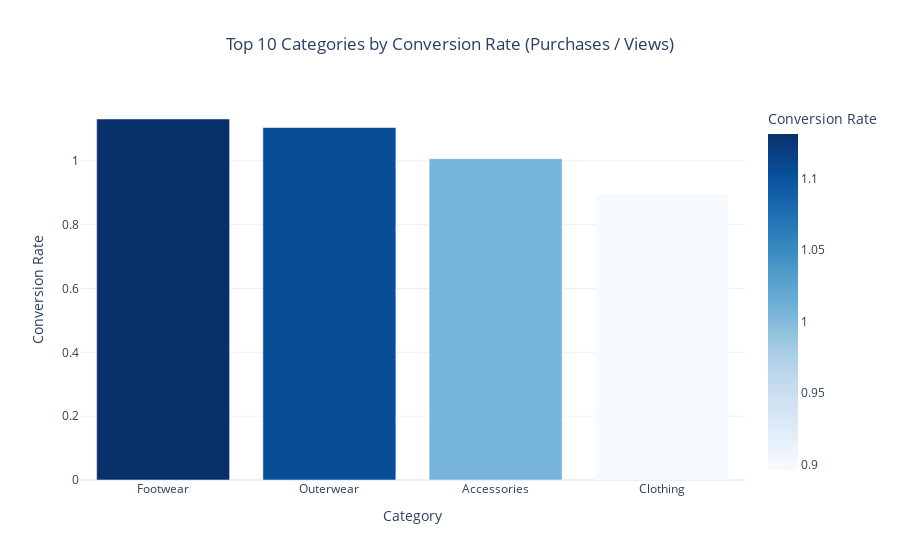
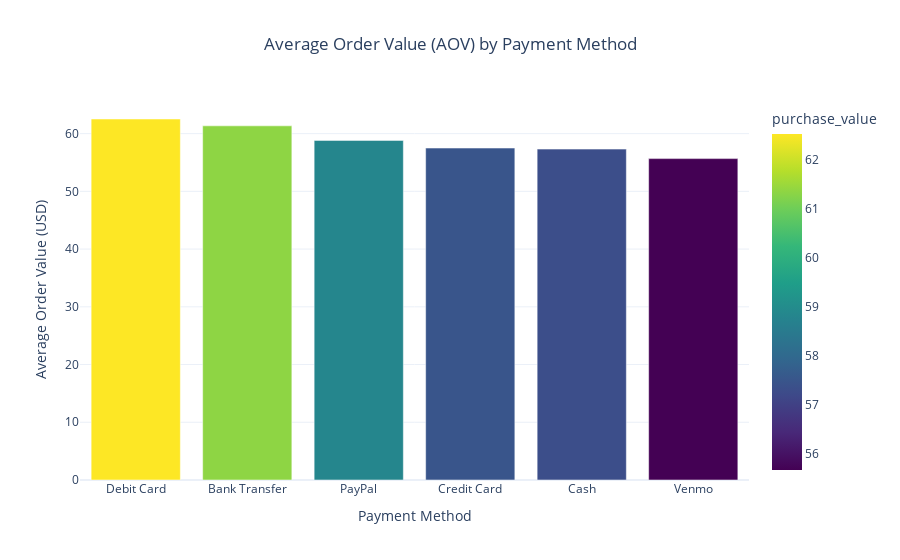

Here is the notebook cell these charts were saved with, in order:
### Markdown cell above
## 📦 Product Insights

### Code cell
# ✅ Normalize column names
merged_df.columns = merged_df.columns.str.strip().str.lower().str.replace(' ', '_')

# ✅ Rename columns based on your dataset
rename_map = {
    'category_x': 'category',
    'purchase_amount_(usd)': 'purchase_value',
}
merged_df.rename(columns=rename_map, inplace=True)

# --- 1️⃣ Category Conversion Rate (Purchases / Views) ---
if 'interaction_type' in merged_df.columns and 'category' in merged_df.columns:
    views = merged_df[merged_df['interaction_type'].str.lower() == 'view'].groupby('category').size()
    purchases = merged_df[merged_df['interaction_type'].str.lower() == 'purchase'].groupby('category').size()
    
    conversion_rate = (purchases / views.replace(0, np.nan)).dropna().reset_index()
    conversion_rate.columns = ['Category', 'Conversion Rate']
    
    fig = px.bar(
        conversion_rate.sort_values('Conversion Rate', ascending=False).head(10),
        x='Category',
        y='Conversion Rate',
        title='Top 10 Categories by Conversion Rate (Purchases / Views)',
        color='Conversion Rate',
        color_continuous_scale='Blues'
    )
    fig.update_layout(title_x=0.5, template='plotly_white')
    fig.show()
else:
    print("⚠️ Missing columns 'interaction_type' or 'category' for conversion rate analysis.")


# --- 2️⃣ Average Order Value (AOV) by Payment Method ---
if 'payment_method' in merged_df.columns and 'purchase_value' in merged_df.columns:
    aov = (
        merged_df[merged_df['interaction_type'].str.lower() == 'purchase']
        .groupby('payment_method')['purchase_value']
        .mean()
        .reset_index()
        .sort_values('purchase_value', ascending=False)
    )
    
    fig = px.bar(
        aov,
        x='payment_method',
        y='purchase_value',
        color='purchase_value',
        title='Average Order Value (AOV) by Payment Method',
        color_continuous_scale='Viridis'
    )
    fig.update_layout(
        title_x=0.5,
        template='plotly_white',
        xaxis_title='Payment Method',
        yaxis_title='Average Order Value (USD)'
    )
    fig.show()
else:
    print("⚠️ Missing 'payment_method' or 'purchase_value' column for AOV analysis.")


# --- 3️⃣ Monthly Purchases by Top Categories ---
if 'interaction_type' in merged_df.columns and 'category' in merged_df.columns and 'time_stamp' in merged_df.columns:
    merged_df['time_stamp'] = pd.to_datetime(merged_df['time_stamp'], errors='coerce')
    merged_df['month'] = merged_df['time_stamp'].dt.to_period('M').astype(str)
    
    purchases = merged_df[merged_df['interaction_type'].str.lower() == 'purchase']
    top_categories = purchases['category'].value_counts().head(5).index.tolist()
    
    trend = (
        purchases[purchases['category'].isin(top_categories)]
        .groupby(['month', 'category'])
        .size()
        .reset_index(name='Purchases')
    )
    
    fig = px.line(
        trend,
        x='month',
        y='Purchases',
        color='category',
        markers=True,
        title='Monthly Purchase Trend for Top 5 Categories'
    )
    fig.update_layout(
        title_x=0.5,
        template='plotly_white',
        xaxis_title='Month',
        yaxis_title='Number of Purchases'
    )
    fig.show()
else:
    print("⚠️ Missing 'interaction_type', 'category', or 'time_stamp' for monthly trend analysis.")

### Figure 1 — Plotly figure (JSON) as saved in the notebook; plotly's stock layout.template omitted (floating-point values rounded to 4 significant figures)
{"data": [{"hovertemplate": "Category=%{x}<br>Conversion Rate=%{marker.color}<extra></extra>", "legendgroup": "", "marker": {"color": [1.131, 1.104, 1.007, 0.8962], "coloraxis": "coloraxis", "pattern": {"shape": ""}}, "name": "", "orientation": "v", "showlegend": false, "textposition": "auto", "type": "bar", "x": ["Footwear", "Outerwear", "Accessories", "Clothing"], "xaxis": "x", "y": [1.131, 1.104, 1.007, 0.8962], "yaxis": "y"}], "layout": {"barmode": "relative", "coloraxis": {"colorbar": {"title": {"text": "Conversion Rate"}}, "colorscale": [[0, "rgb(247,251,255)"], [0.125, "rgb(222,235,247)"], [0.25, "rgb(198,219,239)"], [0.375, "rgb(158,202,225)"], [0.5, "rgb(107,174,214)"], [0.625, "rgb(66,146,198)"], [0.75, "rgb(33,113,181)"], [0.875, "rgb(8,81,156)"], [1, "rgb(8,48,107)"]]}, "legend": {"tracegroupgap": 0}, "title": {"text": "Top 10 Categories by Conversion Rate (Purchases / Views)", "x": 0.5}, "xaxis": {"anchor": "y", "domain": [0, 1], "title": {"text": "Category"}}, "yaxis": {"anchor": "x", "domain": [0, 1], "title": {"text": "Conversion Rate"}}}}

### Figure 2 — Plotly figure (JSON) as saved in the notebook; plotly's stock layout.template omitted (floating-point values rounded to 4 significant figures)
{"data": [{"hovertemplate": "payment_method=%{x}<br>purchase_value=%{marker.color}<extra></extra>", "legendgroup": "", "marker": {"color": [62.54, 61.35, 58.83, 57.5, 57.32, 55.67], "coloraxis": "coloraxis", "pattern": {"shape": ""}}, "name": "", "orientation": "v", "showlegend": false, "textposition": "auto", "type": "bar", "x": ["Debit Card", "Bank Transfer", "PayPal", "Credit Card", "Cash", "Venmo"], "xaxis": "x", "y": [62.54, 61.35, 58.83, 57.5, 57.32, 55.67], "yaxis": "y"}], "layout": {"barmode": "relative", "coloraxis": {"colorbar": {"title": {"text": "purchase_value"}}, "colorscale": [[0, "#440154"], [0.1111, "#482878"], [0.2222, "#3e4989"], [0.3333, "#31688e"], [0.4444, "#26828e"], [0.5556, "#1f9e89"], [0.6667, "#35b779"], [0.7778, "#6ece58"], [0.8889, "#b5de2b"], [1, "#fde725"]]}, "legend": {"tracegroupgap": 0}, "title": {"text": "Average Order Value (AOV) by Payment Method", "x": 0.5}, "xaxis": {"anchor": "y", "domain": [0, 1], "title": {"text": "Payment Method"}}, "yaxis": {"anchor": "x", "domain": [0, 1], "title": {"text": "Average Order Value (USD)"}}}}
